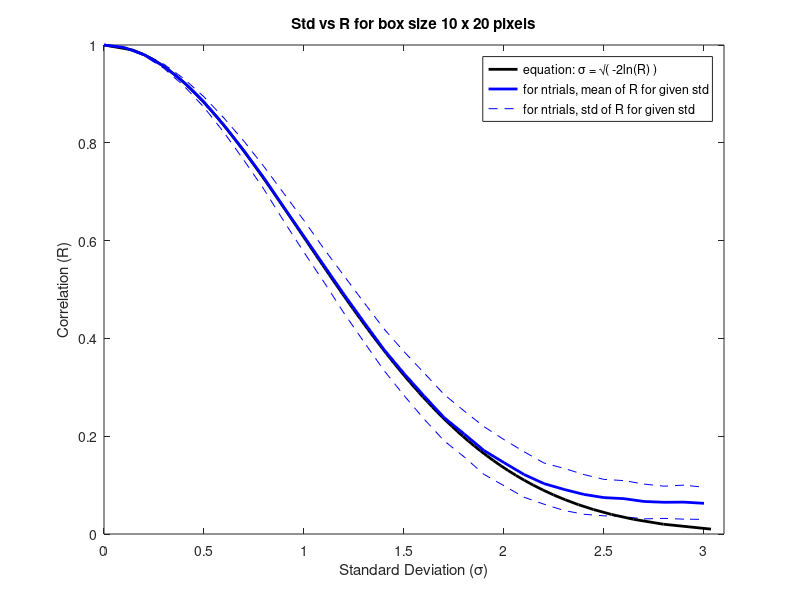

MATLAB code for this plot:
% circ_phs_error
% Demonstrate relationship btw correlation value (R) and standard deviation

clear 
close all

pf_fol  = '/data/pmb229/isce/p222f870/';
datafol = [pf_fol 'data/']; 

% Define parameters
    ntrials  = 1000; 
    nsamples = 20*10;   % e.g. boxsize = 10x10, nsamples = 100  
    stdi      = 0:0.1:3; 

% Loop through std values
    R     = [];
    r_all = [];
    r_std = [];
    for i = 1:length(stdi)
        % define ntrials x nsamples matrix, for given std
            m = stdi(i).*randn(ntrials, nsamples); 

        % calculate mean and correlation (r) value using circular stats
            sum_sinm = sum(sin(m),2)./size(m,2); 
            sum_cosm = sum(cos(m),2)./size(m,2); 
            r     = sqrt((sum_sinm.^2) + (sum_cosm.^2)); 
            mm1  = sum_sinm./r; 
            mm2  = sum_cosm./r; 
            mm  = atan(mm1./mm2);

        % collect values for given stds
            R = [R; mean(r)]; 
            r_all = [r_all r]; 
            r_std = [r_std; std(r)];
    end

% equation for R vs std
    R_eq = 0:.01:1; 
    std_eq = sqrt(-2.*log(R_eq)); % source?? 

% plot results
    figure; hold on; box on; 
    for j=1:length(stdi)
        %plot(stdi(j), r_all(:,j), 'r.'); 
        %ya=minmax(r_all(:,j)); 
        %h1 = plot([stdi(j) stdi(j)], ya, '-', 'color', [.8 .8 .8]); 
    end
    h0 = plot(stdi, R+r_std, '--', 'color', lines(1)); 
    h0 = plot(stdi, R-r_std, '--', 'color', lines(1)); 
    h2 = plot(std_eq, R_eq, 'k', 'linewidth', 2);
    h3 = plot(stdi, R, 'color', lines(1), 'linewidth', 2); 

% label plot
    xlabel('Standard Deviation (\sigma)'); 
    ylabel('Correlation (R)'); 
    legend([h2, h3, h0], 'equation: \sigma = {\surd}( -2ln(R) )', ...
                         'for ntrials, mean of R for given std', ...
                         'for ntrials, std of R for given std', ... %'for ntrials, min to max of R values',...
                         'location', 'northeast'); 
    %set(gca, 'fontsize', 14); 
    axis([0 3.1 0 1]);
    title('Std vs R for box size 10 x 20 pixels'); 
    
    %print(gcf, [datafol 'analysis/gm_phserror.jpg'], '-djpeg');


